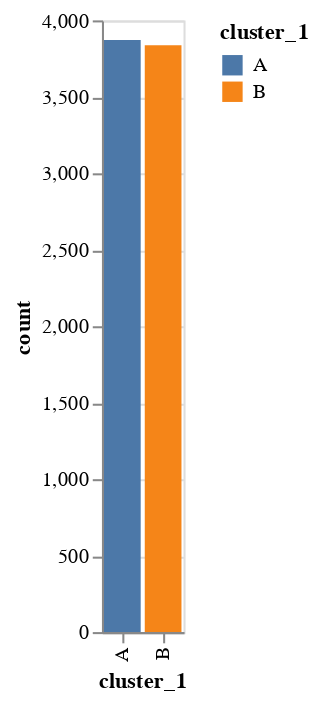

Notebook code cell kept with this figure:
### Code cell
show_b_stats('cluster_1', df_clustered)

### Figure 1 — Vega-Lite specification as saved in the notebook (floating-point values rounded to 4 significant figures)
{"config": {"view": {"continuousWidth": 300, "continuousHeight": 300}}, "data": {"name": "data-b9b3806152dfa89947d6027aded701c8"}, "mark": {"type": "bar", "tooltip": true}, "encoding": {"color": {"field": "cluster_1", "type": "nominal"}, "x": {"field": "cluster_1", "type": "nominal"}, "y": {"field": "count", "type": "quantitative"}}, "params": [{"name": "param_22", "select": {"type": "interval", "encodings": ["x", "y"]}, "bind": "scales"}], "$schema": "https://vega.github.io/schema/vega-lite/v5.20.1.json", "datasets": {"data-b9b3806152dfa89947d6027aded701c8": [{"cluster_1": "A", "count": 3871}, {"cluster_1": "B", "count": 3838}]}}
